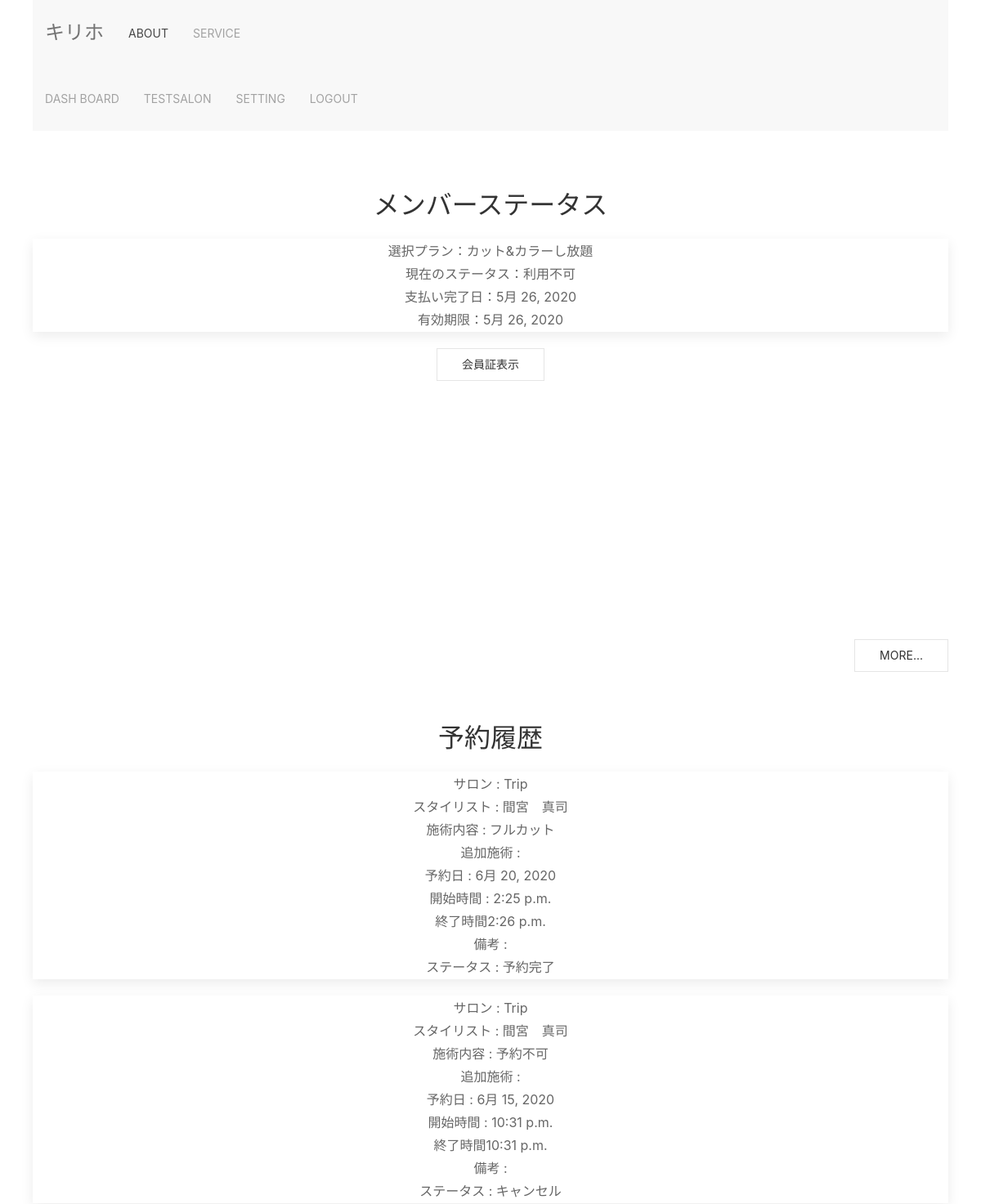
The page /dashboard/1/ (signed in, upper part) on the database as committed earlier.
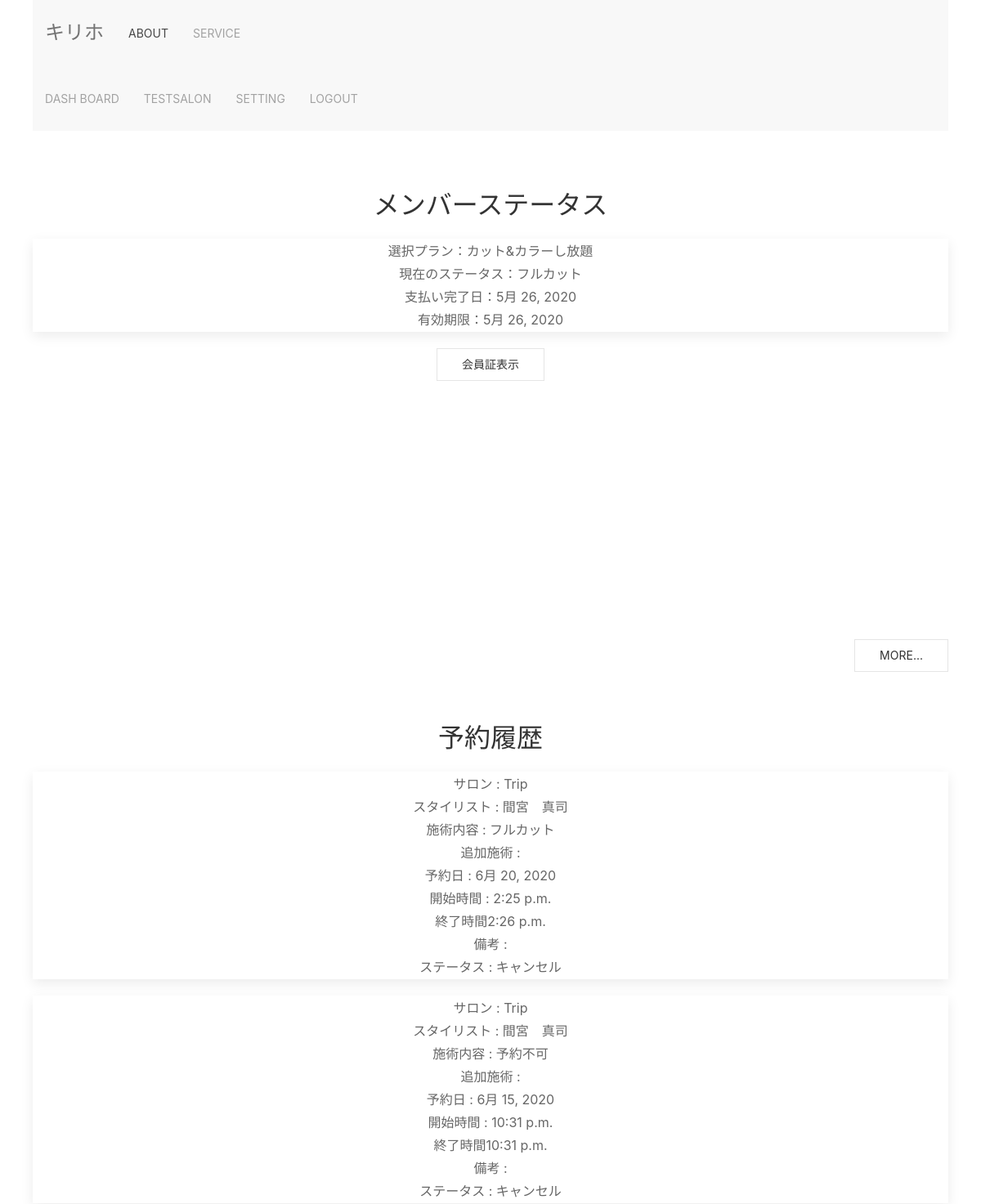
The same page on the database as committed later.
### unlimited/models.py (models this page shows, shortened)
class User(AbstractBaseUser, PermissionsMixin):
    user_name = models.CharField(_('username'),
                                 unique=True,
                                 max_length=20,
                                 help_text=_(
                                     'Required. 150 characters or fewer. Letters, digits and @/./+/-/_ only.'
                                 ),
                                 error_messages={
                                     'unique': _('ユーザー名が既に存在しています')
                                 }
                                 )
    email = models.EmailField(_('email address'), unique=True)
    first_name = models.CharField(_('first name'), max_length=30, blank=True)
    last_name = models.CharField(_('last name'), max_length=150, blank=True)
    is_staff = models.BooleanField(_('staff status'),
                                   default=False,
                                   help_text=_(
                                       'Designates whether the user can log into this admin site.'
                                   ))
    is_active = models.BooleanField(_('active'),
                                    default=True,
                                    help_text=_(
                                        'Designates whether this user should be treated as active.'
                                        'Unselect this instead of deleting accounts.'
                                    ),
                                    )
    created_at = models.DateTimeField(_('date_joined'), default=timezone.now)
    is_user = models.BooleanField(_('is User'),
                                  default=True,
                                  blank=False,
                                  )
    select_plan = models.IntegerField(verbose_name='選択プラン', choices=PLAN, default=0)
    payment_completion_date = models.DateField(verbose_name='支払い完了日', blank=True, default='9991-12-31')
    expire_date = models.DateField(verbose_name='有効期限', blank=True, default=timezone.now)
    objects = CustomUserManager()
    EMAIL_FIELD = 'email'
    USERNAME_FIELD = 'email'
    REQUIRED_FIELDS = []
    class Meta:
        verbose_name = _('user')
        verbose_name_plural = _('users')
    @property
    def username(self):
        """username属性ゲッター
                他のアプリケーションが、username属性にアクセスした場合に備えて定義
                メールアドレスを返す"""
        return self.email

class Reservation(models.Model):
    STATUS = (
        (0, '予約完了'),
        (1, '済'),
        (2, 'キャンセル'),
        (3, 'ドタキャン')
    )
    class Meta:
        db_table = 'Reservation'
    member = models.CharField(verbose_name='お客様ID', max_length=20)
    salon = models.ForeignKey(Salon, verbose_name='予約サロン', on_delete=models.PROTECT, blank=False, null=False)
    stylist = models.ForeignKey(Stylist, verbose_name='指名スタイリスト', on_delete=models.PROTECT, blank=False, null=False)
    plan = models.IntegerField(verbose_name='選択プラン', choices=PLAN, default=0)
    treatment = models.IntegerField(verbose_name='施術', choices=TREATMENT, default=0)
    add_treat = models.TextField(verbose_name='追加施術', blank=True, max_length=255)
    date = models.DateField(verbose_name='予約日', default=timezone.localtime)
    start = models.TimeField(verbose_name='開始時間', default=timezone.localtime)
    end = models.TimeField(verbose_name='終了時間', default=timezone.localtime)
    remarks = models.TextField(verbose_name='備考', blank=True, max_length=255)
    status = models.IntegerField(verbose_name='状態', choices=STATUS, default=0)

class Salon(models.Model):
    class Meta:
        db_table = 'salon'
    salon = models.ForeignKey(settings.AUTH_USER_MODEL, verbose_name='サロンID', on_delete=models.PROTECT, null=True,
                              blank=True)
    salon_name = models.CharField(verbose_name='店名', max_length=255, blank=False, null=False)
    salon_email = models.EmailField(verbose_name='店舗メール', null=False,
                                    blank=False, unique=True)
    home_page = models.URLField(verbose_name='ホームページ', unique=True)
    salon_phone_num_regex = RegexValidator(regex=r'^[0-9]+$', message="電話番号は入力必須です。例:09012345678")
    salon_phone_num = models.CharField(verbose_name='店舗電話番号', null=False, unique=True, blank=False,
                                       validators=[salon_phone_num_regex], max_length=15, )
    salon_address = models.CharField(verbose_name='住所', max_length=255, null=False, blank=False)
    business_hours = models.CharField(verbose_name='営業日時', max_length=255)
    cut_prise = models.IntegerField(verbose_name='カット料金', null=False, blank=False)
    color_prise = models.IntegerField(verbose_name='カラー料金', null=False, blank=False)
    mainte_cut_prise = models.IntegerField(verbose_name='メンテナンスカット料金', null=False, blank=False, default=1500)
    mainte_color_prise = models.IntegerField(verbose_name='メンテナンスカラー料金', null=False, blank=False, default=2000)
    def __str__(self):
        return self.salon_name

class Stylist(models.Model):
    class Meta:
        db_table = 'stylist'
    affiliation_salon = models.ForeignKey(Salon, verbose_name='所属サロン', on_delete=models.PROTECT)
    stylist_name = models.CharField(verbose_name='名前', max_length=255, blank=False, null=False)
    def __str__(self):
        return self.stylist_name

### unlimited/views.py (the view)
# urls.py: path('dashboard/<int:pk>/', views.Dashboard.as_view(), name='dashboard'),
class Dashboard(LoginRequiredMixin, generic.TemplateView):
    model = Reservation
    template_name = 'unlimited/dashboard.html'
    def get_context_data(self, **kwargs):
        user_info = User.objects.filter(pk=self.kwargs['pk'])
        user_name = user_info.values('user_name')
        user_name = user_name[0]['user_name']
        payment_completion_date = user_info.values('payment_completion_date')
        payment_completion_date = payment_completion_date[0]['payment_completion_date']
        payment_completion_date = str(payment_completion_date)
        if payment_completion_date == '9991-12-31':
            status = '利用不可'
        else:
            user_status = Reservation.objects.filter(member=user_name).order_by('-date')
            if user_status.count() == 0:
                status = 'フルカット'
            else:
                status = get_user_status(user_status, 0)
        reserve_history = Reservation.objects.filter(member=user_name).order_by('-date')
        context = super().get_context_data(**kwargs)
        context.update({
            'user_info': user_info,
            'payment_completion_date': payment_completion_date,
            'status': status,
            'reserve_history': reserve_history,
        })
        return context

### unlimited/views.py (called while the page is built, shortened)
def get_user_status(obj_reserve_history, int_list_no):
    if obj_reserve_history.values('status')[int_list_no]['status'] == 0:
        return '利用不可'
    elif obj_reserve_history.values('status')[int_list_no]['status'] == 2:
        try:
            return get_user_status(obj_reserve_history, int_list_no + 1)
        except IndexError:
            return 'フルカット'

### unlimited/templates/unlimited/dashboard.html (shortened to what this page needs)
{% extends "unlimited/base.html" %}
{% block content %}
<section class="uk-section uk-section-default uk-text-center">
    <h2 class="uk-heading-line uk-text-center">メンバーステータス</h2>
    <div class="uk-card uk-card-large uk-card-default uk-align-center uk-grid-collapse uk-child-width-1-1@s uk-margin" uk-grid>
            {% for info in user_info %}
                <table>
                    <tr>
                        <td>選択プラン：{{ info.get_select_plan_display }}</td>
                    </tr>
                    <tr>
                        <td>現在のステータス：{{ status }}</td>
                    </tr>
                    <tr>
                        <td>支払い完了日：{{ info.payment_completion_date }}</td>
                    </tr>
                    <tr>
                        <td>有効期限：{{ info.expire_date }}</td>
                    </tr>
                </table>
            {% endfor %}
    </div>
    {% if payment_completion_date == '9991-12-31' %}
    {% else %}
        <a class="uk-button uk-button-default" href="#modal-sections" uk-toggle>会員証表示</a>
    {% endif %}
    <div id="modal-sections" uk-modal>
    </div>
</section>
<button class="uk-button uk-align-right uk-button-default" uk-toggle="target: .my-class; animation: uk-animation-fade; queued: true">more...</button>
<section class="uk-section uk-section-default my-class uk-align-center">
     <h2 class="uk-heading-line uk-text-center">予約履歴</h2>
    {% for reserve in reserve_history %}
    <div class="uk-card uk-card-default uk-grid-collapse uk-child-width-1-1@s uk-margin uk-align-center uk-text-center" uk-grid>
        <table>
            <tr>
                <td>サロン : {{ reserve.salon }}</td>
            </tr>
            <tr>
                <td>スタイリスト : {{ reserve.stylist }}</td>
            </tr>
            <tr>
                <td>施術内容 : {{ reserve.get_treatment_display }}</td>
            </tr>
            <tr>
                <td>追加施術 : {{ reserve.add_treat }}</td>
            </tr>
            <tr>
                <td>予約日 : {{ reserve.date }}</td>
            </tr>
            <tr>
                <td>開始時間 : {{ reserve.start }}</td>
            </tr>
            <tr>
                <td>終了時間{{ reserve.end }}</td>
            </tr>
            <tr>
                <td>備考 : {{ reserve.remarks }}</td>
            </tr>
            <tr>
                <td>ステータス : {{ reserve.get_status_display }}</td>
            </tr>
        </table>
    </div>
    {% endfor %}
</section>
{% endblock %}

Rows that differ between the two databases and show on the page:
changed User "カット&カラーし放題": status "利用不可" → "フルカット"
changed Reservation "フルカット": status "予約完了" → "キャンセル"
